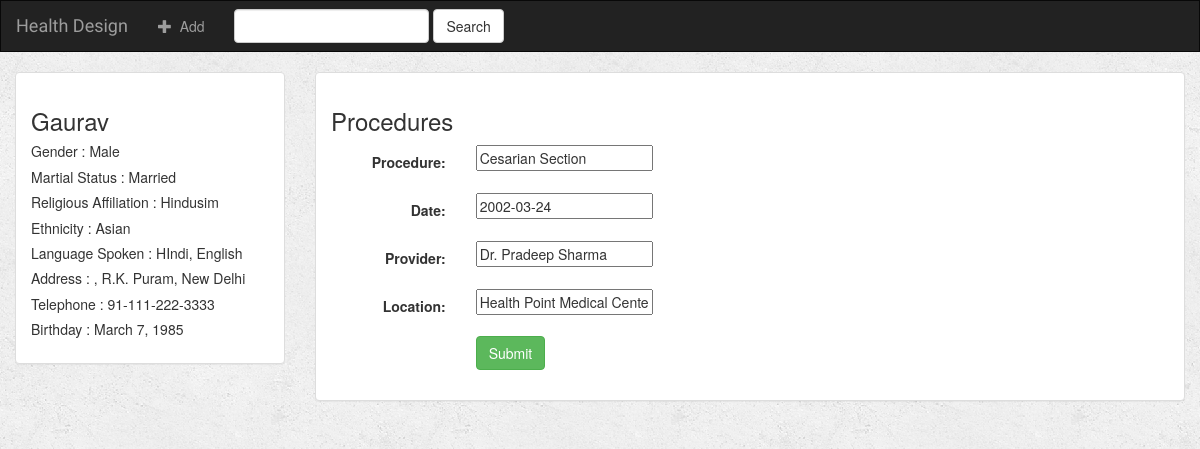
/10/2/update-procedures/, run on the app's committed database.
### HealthDesign/models.py (models this page shows)
class Demographics(models.Model):
    first_name = models.CharField(max_length=30)
    last_name = models.CharField(max_length=30)
    gender = models.CharField(max_length=6)
    martial_status = models.CharField(max_length=10)
    religious_affiliation = models.CharField(max_length=10)
    ethnicity = models.CharField(max_length=30)
    language_spoken = models.CharField(max_length=50)
    address = models.CharField(max_length=100)
    telephone = models.CharField(max_length=20)
    birthday = models.DateField()

class Procedures(models.Model):
    demographics = models.ForeignKey(Demographics, on_delete=models.CASCADE)
    procedure = models.CharField(max_length=50)
    date = models.DateField()
    provider = models.CharField(max_length=50)
    location = models.CharField(max_length=100)

### HealthDesign/views.py (the view)
# urls.py: url(r'(?P<demographics_id>[0-9]+)/(?P<procedures_id>[0-9]+)/update-procedures/$', views.procedures_update, name='procedures-update'),
def procedures_update(request, demographics_id, procedures_id):
    demographics = get_object_or_404(Demographics, pk=demographics_id)
    procedure = get_object_or_404(Procedures, pk=procedures_id)
    form = ProceduresForm(request.POST or None, request.FILES or None, instance=procedure)
    if form.is_valid():
        procedure = form.save(commit=False)
        procedure.demographics = demographics
        procedure.save()
        return render(request, 'HealthDesign/detail.html', {'demographics': demographics})
    context = {
        "form": form,
        "demographics": demographics
    }
    return render(request, 'HealthDesign/procedures_form.html', context)

### HealthDesign/forms.py
class ProceduresForm(forms.ModelForm):
    class Meta:
        model = Procedures
        fields = ['procedure', 'date', 'provider', 'location']

### HealthDesign/templates/HealthDesign/procedures_form.html (shortened to what this page needs)
{% extends 'HealthDesign/base.html' %}
{% block body %}
<div class="container-fluid">
    <div class="row">
        <div class="col-sm-4 col-md-3">
            <div class="panel panel-default">
                <div class="panel-body">
                    <h3>{{ demographics.first_name }} {{ demographics.Last_name }}</h3>
                    <h5> Gender : {{ demographics.gender }}</h5>
                    <h5> Martial Status : {{ demographics.martial_status }}</h5>
                    <h5> Religious Affiliation : {{ demographics.religious_affiliation }}</h5>
                    <h5> Ethnicity : {{ demographics.ethnicity }}</h5>
                    <h5> Language Spoken : {{ demographics.language_spoken }}</h5>
                    <h5> Address : {{ demographics.address }}</h5>
                    <h5> Telephone : {{ demographics.telephone }}</h5>
                    <h5> Birthday : {{ demographics.birthday }}</h5>
                </div>
            </div>
        </div>
        <div class="col-sm-8 col-md-9">
            <div class="panel panel-default">
                <div class="panel-body">
                    <h3>Procedures</h3>
                    <form class="form-horizontal" role="form" action="" method="post" enctype="multipart/form-data">
                        {% include 'HealthDesign/form_template.html' %}
                        <div class="form-group">
                            <div class="col-sm-offset-2 col-sm-10">
                                <button type="submit" class="btn btn-success">Submit</button>
                            </div>
                        </div>
                    </form>
                </div>
            </div>
        </div>
    </div>
</div>
{% endblock %}

### HealthDesign/templates/HealthDesign/form_template.html (shortened to what this page needs)
{% for field in form %}
    <div class="form-group">
        <div class="col-sm-offset-2 col-sm-10">
        </div>
        <label class="control-label col-sm-2">{{ field.label_tag }}</label>
        <div class="col-sm-10">{{ field }}</div>
    </div>
{% endfor %}

### HealthDesign/static/HealthDesign/style.css (style rules this page uses)
body { background: white url("images/background.png"); }

### data on the page
Demographics: first_name "Gaurav", gender "Male", martial_status "Married", religious_affiliation "Hindusim", ethnicity "Asian", language_spoken "HIndi, English", address ", R.K. Puram, New Delhi", telephone "91-111-222-3333", birthday "March 7, 1985"
Procedures: form "Cesarian Section" "2002-03-24" "Dr. Pradeep Sharma" "Health Point Medical Center"

### other printed values
{{ field.label_tag }} "Procedure:" "Date:" "Provider:" "Location:"
